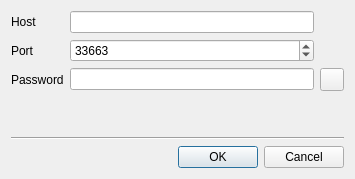
<?xml version="1.0" encoding="UTF-8"?>
<ui version="4.0">
 <class>Options</class>
 <widget class="QDialog" name="Options">
  <property name="geometry">
   <rect>
    <x>0</x>
    <y>0</y>
    <width>355</width>
    <height>179</height>
   </rect>
  </property>
  <property name="windowTitle">
   <string>Options</string>
  </property>
  <layout class="QVBoxLayout" name="verticalLayout">
   <item>
    <layout class="QGridLayout" name="gridLayout">
     <item row="0" column="0">
      <widget class="QLabel" name="label">
       <property name="text">
        <string>Host</string>
       </property>
      </widget>
     </item>
     <item row="0" column="1">
      <widget class="QLineEdit" name="m_host"/>
     </item>
     <item row="1" column="0">
      <widget class="QLabel" name="label_2">
       <property name="text">
        <string>Port</string>
       </property>
      </widget>
     </item>
     <item row="1" column="1">
      <widget class="QSpinBox" name="m_port">
       <property name="minimum">
        <number>1</number>
       </property>
       <property name="maximum">
        <number>65535</number>
       </property>
       <property name="value">
        <number>33663</number>
       </property>
      </widget>
     </item>
     <item row="2" column="0">
      <widget class="QLabel" name="label_3">
       <property name="text">
        <string>Password</string>
       </property>
      </widget>
     </item>
     <item row="2" column="1">
      <widget class="QLineEdit" name="m_password">
       <property name="echoMode">
        <enum>QLineEdit::EchoMode::Password</enum>
       </property>
      </widget>
     </item>
     <item row="2" column="2">
      <widget class="QToolButton" name="m_showHidePwd">
       <property name="text">
        <string/>
       </property>
       <property name="icon">
        <iconset resource="resources.qrc">
         <normaloff>:/img/layer-visible-on_16x16.png</normaloff>:/img/layer-visible-on_16x16.png</iconset>
       </property>
      </widget>
     </item>
    </layout>
   </item>
   <item>
    <spacer name="verticalSpacer">
     <property name="orientation">
      <enum>Qt::Orientation::Vertical</enum>
     </property>
     <property name="sizeHint" stdset="0">
      <size>
       <width>20</width>
       <height>0</height>
      </size>
     </property>
    </spacer>
   </item>
   <item>
    <widget class="Line" name="line">
     <property name="orientation">
      <enum>Qt::Orientation::Horizontal</enum>
     </property>
    </widget>
   </item>
   <item>
    <layout class="QHBoxLayout" name="horizontalLayout">
     <item>
      <spacer name="horizontalSpacer">
       <property name="orientation">
        <enum>Qt::Orientation::Horizontal</enum>
       </property>
       <property name="sizeHint" stdset="0">
        <size>
         <width>40</width>
         <height>20</height>
        </size>
       </property>
      </spacer>
     </item>
     <item>
      <widget class="QDialogButtonBox" name="m_buttonBox">
       <property name="orientation">
        <enum>Qt::Orientation::Horizontal</enum>
       </property>
       <property name="standardButtons">
        <set>QDialogButtonBox::StandardButton::Cancel|QDialogButtonBox::StandardButton::Ok</set>
       </property>
      </widget>
     </item>
    </layout>
   </item>
  </layout>
 </widget>
 <resources>
  <include location="resources.qrc"/>
 </resources>
 <connections>
  <connection>
   <sender>m_buttonBox</sender>
   <signal>accepted()</signal>
   <receiver>Options</receiver>
   <slot>accept()</slot>
   <hints>
    <hint type="sourcelabel">
     <x>248</x>
     <y>254</y>
    </hint>
    <hint type="destinationlabel">
     <x>157</x>
     <y>274</y>
    </hint>
   </hints>
  </connection>
  <connection>
   <sender>m_buttonBox</sender>
   <signal>rejected()</signal>
   <receiver>Options</receiver>
   <slot>reject()</slot>
   <hints>
    <hint type="sourcelabel">
     <x>316</x>
     <y>260</y>
    </hint>
    <hint type="destinationlabel">
     <x>286</x>
     <y>274</y>
    </hint>
   </hints>
  </connection>
 </connections>
</ui>
